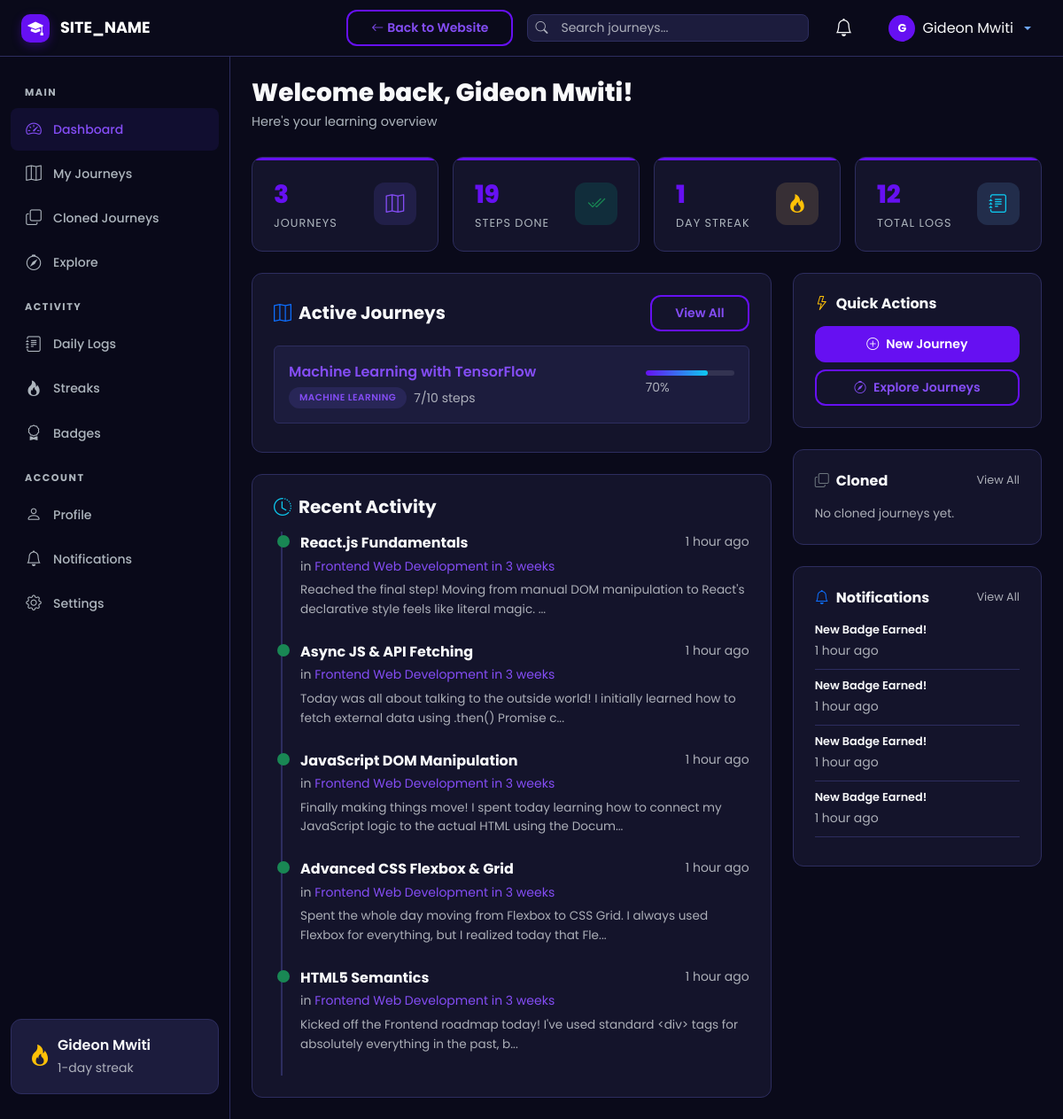
The page /user/dashboard.php (signed in) on the database its author committed.
### tables this page shows
CREATE TABLE `journeys` (
  `id` int UNSIGNED NOT NULL,
  `user_id` int UNSIGNED NOT NULL,
  `title` varchar(255) NOT NULL,
  `slug` varchar(255) NOT NULL,
  `description` text,
  `category_id` int UNSIGNED DEFAULT NULL,
  `visibility` enum('public','private') NOT NULL DEFAULT 'public',
  `status` enum('active','completed','archived') NOT NULL DEFAULT 'active',
  `is_featured` tinyint(1) NOT NULL DEFAULT '0',
  `total_steps` int UNSIGNED NOT NULL DEFAULT '0',
  `completed_steps` int UNSIGNED NOT NULL DEFAULT '0',
  `clone_count` int UNSIGNED NOT NULL DEFAULT '0',
  `view_count` int UNSIGNED NOT NULL DEFAULT '0',
  `created_at` datetime NOT NULL DEFAULT CURRENT_TIMESTAMP,
  `updated_at` datetime NOT NULL DEFAULT CURRENT_TIMESTAMP ON UPDATE CURRENT_TIMESTAMP
);

CREATE TABLE `categories` (
  `id` int UNSIGNED NOT NULL,
  `name` varchar(100) NOT NULL,
  `slug` varchar(100) NOT NULL,
  `icon` varchar(50) DEFAULT 'bi-folder',
  `created_at` datetime NOT NULL DEFAULT CURRENT_TIMESTAMP
);

CREATE TABLE `daily_logs` (
  `id` int UNSIGNED NOT NULL,
  `step_id` int UNSIGNED NOT NULL,
  `user_id` int UNSIGNED NOT NULL,
  `log_date` date NOT NULL,
  `content` text NOT NULL,
  `code_snippet` text,
  `code_language` varchar(50) DEFAULT NULL,
  `youtube_url` varchar(500) DEFAULT NULL,
  `external_links` json DEFAULT NULL,
  `github_commit_url` varchar(500) DEFAULT NULL,
  `wakatime_minutes` int UNSIGNED DEFAULT NULL,
  `created_at` datetime NOT NULL DEFAULT CURRENT_TIMESTAMP,
  `updated_at` datetime NOT NULL DEFAULT CURRENT_TIMESTAMP ON UPDATE CURRENT_TIMESTAMP
);

CREATE TABLE `steps` (
  `id` int UNSIGNED NOT NULL,
  `journey_id` int UNSIGNED NOT NULL,
  `step_number` int UNSIGNED NOT NULL,
  `title` varchar(255) NOT NULL,
  `description` text,
  `status` enum('pending','in_progress','completed') NOT NULL DEFAULT 'pending',
  `is_draft` tinyint(1) NOT NULL DEFAULT '0',
  `estimated_days` int UNSIGNED DEFAULT NULL,
  `created_at` datetime NOT NULL DEFAULT CURRENT_TIMESTAMP,
  `updated_at` datetime NOT NULL DEFAULT CURRENT_TIMESTAMP ON UPDATE CURRENT_TIMESTAMP
);

CREATE TABLE `notifications` (
  `id` int UNSIGNED NOT NULL,
  `user_id` int UNSIGNED NOT NULL,
  `type` enum('sync_update','comment','aha_vote','badge','clone','system') NOT NULL,
  `title` varchar(255) NOT NULL,
  `message` text NOT NULL,
  `link` varchar(500) DEFAULT NULL,
  `is_read` tinyint(1) NOT NULL DEFAULT '0',
  `created_at` datetime NOT NULL DEFAULT CURRENT_TIMESTAMP
);

### includes/session.php (called while the page is built, shortened)
<?php
function isLoggedIn(): bool {
    return isset($_SESSION['user_id']);
}
function getCurrentUser(): ?array {
    return [
        'id'        => $_SESSION['user_id'],
        'username'  => $_SESSION['username'],
        'full_name' => $_SESSION['full_name'],
        'email'     => $_SESSION['email'],
        'role'      => $_SESSION['user_role'],
        'avatar'    => $_SESSION['avatar'] ?? 'default-avatar.png',
    ];
}

### includes/helpers.php (called while the page is built, shortened)
<?php
function sanitize(?string $input): string {
    return htmlspecialchars(trim($input), ENT_QUOTES, 'UTF-8');
}
function timeAgo(string $datetime): string {
    $now  = new DateTime();
    $past = new DateTime($datetime);
    $diff = $now->diff($past);
    if ($diff->h > 0) return $diff->h . ' hour' . ($diff->h > 1 ? 's' : '') . ' ago';
    return 'just now';
}
function completionPercent(int $completed, int $total): int {
    return (int) round(($completed / $total) * 100);
}
function truncateText(string $text, int $length = 150): string {
    return mb_substr($text, 0, $length) . '...';
}
function getUserStats(int $userId): array {
    $db = getDB();
    $stmt = $db->prepare("SELECT current_streak, longest_streak FROM users WHERE id = ?");
    $stmt->execute([$userId]);
    $user = $stmt->fetch();
    $stmt = $db->prepare("SELECT COUNT(*) FROM journeys WHERE user_id = ? AND status = 'completed'");
    $stmt->execute([$userId]);
    $completedJourneys = (int)$stmt->fetchColumn();
    $stmt = $db->prepare("SELECT COUNT(*) FROM steps s JOIN journeys j ON s.journey_id = j.id WHERE j.user_id = ? AND s.status = 'completed'");
    $stmt->execute([$userId]);
    $completedSteps = (int)$stmt->fetchColumn();
    $stmt = $db->prepare("SELECT SUM(clone_count) FROM journeys WHERE user_id = ?");
    $stmt->execute([$userId]);
    $totalClones = (int)$stmt->fetchColumn();
    $stmt = $db->prepare("SELECT COUNT(*) FROM aha_votes av JOIN steps s ON av.step_id = s.id JOIN journeys j ON s.journey_id = j.id WHERE j.user_id = ?");
    $stmt->execute([$userId]);
    $totalAha = (int)$stmt->fetchColumn();
    $stmt = $db->prepare("SELECT COUNT(*) FROM journeys WHERE user_id = ?");
    $stmt->execute([$userId]);
    $totalJourneys = (int)$stmt->fetchColumn();
    $stmt = $db->prepare("SELECT COUNT(*) FROM daily_logs WHERE user_id = ?");
    $stmt->execute([$userId]);
    $totalLogs = (int)$stmt->fetchColumn();
    $stmt = $db->prepare("SELECT COUNT(*) FROM step_comments WHERE user_id = ?");
    $stmt->execute([$userId]);
    $totalComments = (int)$stmt->fetchColumn();
    $stmt = $db->prepare("SELECT COUNT(*) FROM aha_votes WHERE user_id = ?");
    $stmt->execute([$userId]);
    $totalAhaGiven = (int)$stmt->fetchColumn();
    return [
        'current_streak'     => $user['current_streak'] ?? 0,
        'longest_streak'     => $user['longest_streak'] ?? 0,
        'completed_journeys' => $completedJourneys,
        'completed_steps'    => $completedSteps,
        'total_clones'       => $totalClones,
        'total_aha_received' => $totalAha,
        'total_aha_given'    => $totalAhaGiven,
        'total_journeys'     => $totalJourneys,
        'total_logs'         => $totalLogs,
        'total_comments_given' => $totalComments,
    ];
}

### user/dashboard.php (the view, shortened to what this page needs)
<?php
require_once __DIR__ . '/../includes/session.php';
require_once __DIR__ . '/../includes/dashboard_header.php';
$userId = getCurrentUserId();
$db = getDB();
$stats = getUserStats($userId);
$activeStmt = $db->prepare("SELECT j.*, c.name AS category_name FROM journeys j LEFT JOIN categories c ON j.category_id = c.id WHERE j.user_id = ? AND j.status = 'active' ORDER BY j.updated_at DESC LIMIT 5");
$activeStmt->execute([$userId]);
$activeJourneys = $activeStmt->fetchAll();
$clonedStmt = $db->prepare("SELECT cj.*, j.title, j.total_steps, j.completed_steps, j.status, u.username AS creator, c.name AS category_name
    FROM cloned_journeys cj
    JOIN journeys j ON cj.cloned_journey_id = j.id
    JOIN journeys oj ON cj.original_journey_id = oj.id
    JOIN users u ON oj.user_id = u.id
    LEFT JOIN categories c ON j.category_id = c.id
    WHERE cj.user_id = ?
    ORDER BY cj.created_at DESC LIMIT 5");
$clonedStmt->execute([$userId]);
$clonedJourneys = $clonedStmt->fetchAll();
$logsStmt = $db->prepare("SELECT dl.*, s.title AS step_title, j.title AS journey_title, j.id AS journey_id
    FROM daily_logs dl
    JOIN steps s ON dl.step_id = s.id
    JOIN journeys j ON s.journey_id = j.id
    WHERE dl.user_id = ?
    ORDER BY dl.created_at DESC LIMIT 5");
$logsStmt->execute([$userId]);
$recentLogs = $logsStmt->fetchAll();
$notifStmt = $db->prepare("SELECT * FROM notifications WHERE user_id = ? ORDER BY created_at DESC LIMIT 5");
$notifStmt->execute([$userId]);
$recentNotifs = $notifStmt->fetchAll();
?>
<div class="st-page-header">
    <h1 class="st-page-title">Welcome back, <?= sanitize($currentUser['full_name']) ?>!</h1>
    <p class="st-page-subtitle">Here's your learning overview</p>
</div>
<div class="row g-3 mb-4">
    <div class="col-6 col-lg-3">
        <div class="st-stat-card">
            <div class="d-flex align-items-center justify-content-between">
                <div>
                    <div class="st-stat-value"><?= $stats['total_journeys'] ?></div>
                    <div class="st-stat-label">Journeys</div>
                </div>
                <div class="st-stat-icon" style="background:rgba(108,92,231,0.15);color:var(--st-primary-light);">
                    <i class="bi bi-map"></i>
                </div>
            </div>
        </div>
    </div>
    <div class="col-6 col-lg-3">
        <div class="st-stat-card">
            <div class="d-flex align-items-center justify-content-between">
                <div>
                    <div class="st-stat-value"><?= $stats['completed_steps'] ?></div>
                    <div class="st-stat-label">Steps Done</div>
                </div>
                <div class="st-stat-icon" style="background:rgba(0,184,148,0.15);color:var(--st-success);">
                    <i class="bi bi-check2-all"></i>
                </div>
            </div>
        </div>
    </div>
    <div class="col-6 col-lg-3">
        <div class="st-stat-card">
            <div class="d-flex align-items-center justify-content-between">
                <div>
                    <div class="st-stat-value"><?= $stats['current_streak'] ?></div>
                    <div class="st-stat-label">Day Streak</div>
                </div>
                <div class="st-stat-icon" style="background:rgba(253,203,110,0.15);color:var(--st-warning);">
                    <i class="bi bi-fire"></i>
                </div>
            </div>
        </div>
    </div>
    <div class="col-6 col-lg-3">
        <div class="st-stat-card">
            <div class="d-flex align-items-center justify-content-between">
                <div>
                    <div class="st-stat-value"><?= $stats['total_logs'] ?></div>
                    <div class="st-stat-label">Total Logs</div>
                </div>
                <div class="st-stat-icon" style="background:rgba(116,185,255,0.15);color:var(--st-info);">
                    <i class="bi bi-journal-text"></i>
                </div>
            </div>
        </div>
    </div>
</div>
<div class="row g-4">
    <div class="col-lg-8">
        <div class="st-card">
            <div class="d-flex align-items-center justify-content-between mb-3">
                <h5 class="fw-bold mb-0"><i class="bi bi-map me-2 text-primary"></i>Active Journeys</h5>
                <a href="<?= SITE_URL ?>/user/journeys.php" class="btn btn-sm btn-st-secondary">View All</a>
            </div>
            <?php if (empty($activeJourneys)): ?>
                <div class="st-empty-state py-4">
                    <i class="bi bi-map d-block"></i>
                    <h6 class="text-muted">No active journeys yet</h6>
                    <a href="<?= SITE_URL ?>/journey/create.php" class="btn btn-st-primary btn-sm mt-2"><i class="bi bi-plus me-1"></i>Create Your First Journey</a>
                </div>
            <?php else: ?>
                <?php foreach ($activeJourneys as $j): ?>
                <div class="d-flex align-items-center gap-3 p-3 rounded mb-2" style="background:var(--st-dark-surface);border:1px solid var(--st-dark-border);">
                    <div class="flex-grow-1">
                        <a href="<?= SITE_URL ?>/journey/view.php?id=<?= $j['id'] ?>" class="fw-semibold text-decoration-none"><?= sanitize($j['title']) ?></a>
                        <div class="d-flex align-items-center gap-2 mt-1">
                            <?php if ($j['category_name']): ?>
                                <span class="st-badge st-badge-primary" style="font-size:0.65rem;"><?= sanitize($j['category_name']) ?></span>
                            <?php endif; ?>
                            <small class="text-muted"><?= $j['completed_steps'] ?>/<?= $j['total_steps'] ?> steps</small>
                        </div>
                    </div>
                    <div style="width:100px;">
                        <div class="st-progress"><div class="st-progress-bar" style="width:<?= completionPercent($j['completed_steps'], $j['total_steps']) ?>%"></div></div>
                        <small class="text-muted"><?= completionPercent($j['completed_steps'], $j['total_steps']) ?>%</small>
                    </div>
                </div>
                <?php endforeach; ?>
            <?php endif; ?>
        </div>
        <div class="st-card mt-4">
            <h5 class="fw-bold mb-3"><i class="bi bi-clock-history me-2 text-info"></i>Recent Activity</h5>
            <?php if (empty($recentLogs)): ?>
                <p class="text-muted mb-0">No recent activity. Start logging your progress!</p>
            <?php else: ?>
                <div class="st-timeline">
                    <?php foreach ($recentLogs as $log): ?>
                    <div class="st-timeline-item completed">
                        <div class="d-flex justify-content-between align-items-start">
                            <div>
                                <strong><?= sanitize($log['step_title']) ?></strong>
                                <br><small class="text-muted">in <a href="<?= SITE_URL ?>/journey/view.php?id=<?= $log['journey_id'] ?>"><?= sanitize($log['journey_title']) ?></a></small>
                            </div>
                            <small class="text-muted"><?= timeAgo($log['created_at']) ?></small>
                        </div>
                        <p class="text-muted mt-1 mb-0" style="font-size:0.85rem;"><?= truncateText(sanitize($log['content']), 120) ?></p>
                    </div>
                    <?php endforeach; ?>
                </div>
            <?php endif; ?>
        </div>
    </div>
    <div class="col-lg-4">
        <div class="st-card mb-4">
            <h6 class="fw-bold mb-3"><i class="bi bi-lightning me-2 text-warning"></i>Quick Actions</h6>
            <div class="d-grid gap-2">
                <a href="<?= SITE_URL ?>/journey/create.php" class="btn btn-st-primary btn-sm"><i class="bi bi-plus-circle me-2"></i>New Journey</a>
                <a href="<?= SITE_URL ?>/explore.php" class="btn btn-st-secondary btn-sm"><i class="bi bi-compass me-2"></i>Explore Journeys</a>
            </div>
        </div>
        <div class="st-card mb-4">
            <div class="d-flex align-items-center justify-content-between mb-3">
                <h6 class="fw-bold mb-0"><i class="bi bi-copy me-2 text-secondary"></i>Cloned</h6>
                <a href="<?= SITE_URL ?>/user/cloned.php" class="text-muted" style="font-size:0.8rem;">View All</a>
            </div>
            <?php if (empty($clonedJourneys)): ?>
                <p class="text-muted mb-0" style="font-size:0.85rem;">No cloned journeys yet.</p>
            <?php endif; ?>
        </div>
        <div class="st-card">
            <div class="d-flex align-items-center justify-content-between mb-3">
                <h6 class="fw-bold mb-0"><i class="bi bi-bell me-2 text-primary"></i>Notifications</h6>
                <a href="<?= SITE_URL ?>/user/notifications.php" class="text-muted" style="font-size:0.8rem;">View All</a>
            </div>
            <?php if (empty($recentNotifs)): ?>
                <p class="text-muted mb-0" style="font-size:0.85rem;">No new notifications.</p>
            <?php else: ?>
                <?php foreach ($recentNotifs as $n): ?>
                <div class="d-flex gap-2 mb-2 pb-2<?= !$n['is_read'] ? ' ps-2' : '' ?>" style="border-bottom:1px solid var(--st-dark-border);<?= !$n['is_read'] ? 'border-left:2px solid var(--st-primary);' : '' ?>">
                    <div>
                        <div style="font-size:0.8rem;" class="fw-semibold"><?= sanitize($n['title']) ?></div>
                        <small class="text-muted"><?= timeAgo($n['created_at']) ?></small>
                    </div>
                </div>
                <?php endforeach; ?>
            <?php endif; ?>
        </div>
    </div>
</div>
<?php require_once __DIR__ . '/../includes/dashboard_footer.php'; ?>

### rows shown on the page
journeys: id "1", title "Machine Learning with TensorFlow", category.name "MACHINE LEARNING", completed_steps "7", total_steps "10", completionPercent($j['completed_steps'], $j['total_steps']) "70"
daily_logs: step.title "React.js Fundamentals", journeys.title "Frontend Web Development in 3 weeks", created_at "1 hour ago", content "Reached the final step! Moving from manual DOM manipulation to React's declarative style feels like literal magic. ..."
daily_logs: step.title "Async JS & API Fetching", journeys.title "Frontend Web Development in 3 weeks", created_at "1 hour ago", content "Today was all about talking to the outside world! I initially learned how to fetch external data using .then() Promise c..."
daily_logs: step.title "JavaScript DOM Manipulation", journeys.title "Frontend Web Development in 3 weeks", created_at "1 hour ago", content "Finally making things move! I spent today learning how to connect my JavaScript logic to the actual HTML using the Docum..."
daily_logs: step.title "Advanced CSS Flexbox & Grid", journeys.title "Frontend Web Development in 3 weeks", created_at "1 hour ago", content "Spent the whole day moving from Flexbox to CSS Grid. I always used Flexbox for everything, but I realized today that Fle..."
daily_logs: step.title "HTML5 Semantics", journeys.title "Frontend Web Development in 3 weeks", created_at "1 hour ago", content "Kicked off the Frontend roadmap today! I've used standard <div> tags for absolutely everything in the past, b..."
notifications: title "New Badge Earned!", created_at "1 hour ago"
notifications: title "New Badge Earned!", created_at "1 hour ago"
notifications: title "New Badge Earned!", created_at "1 hour ago"
notifications: title "New Badge Earned!", created_at "1 hour ago"

### other values the page prints
SITE_NAME "SITE_NAME"
$currentUser['full_name'] "Gideon Mwiti"
$userStats['current_streak'] "1"
$stats['total_journeys'] "3"
$stats['completed_steps'] "19"
$stats['total_logs'] "12"
